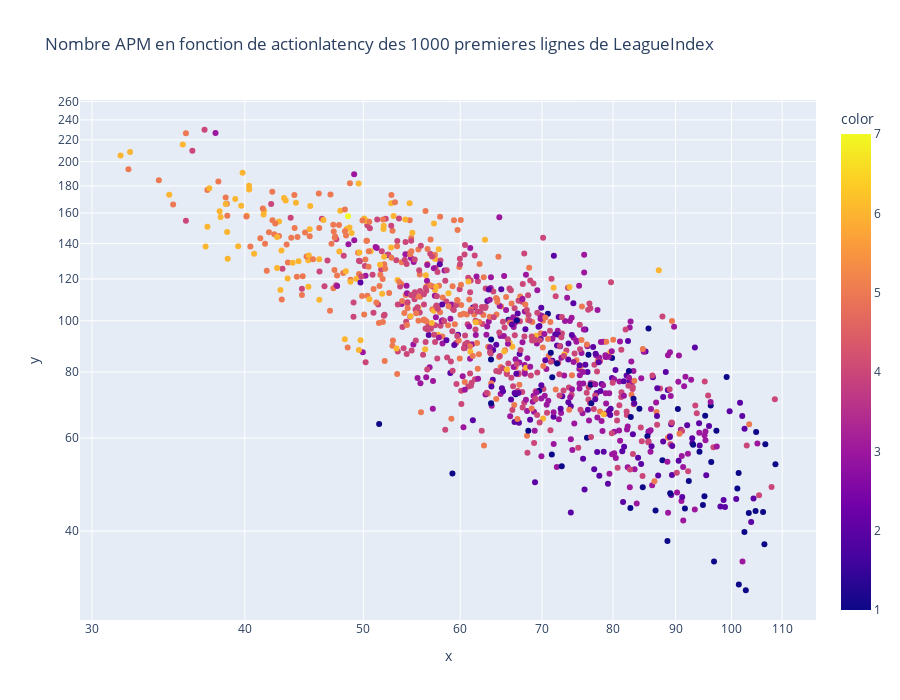

This figure's notebook cell:
### Markdown cell above
### On these plots, we have each variable according to the variable leagueIndex. We can note that the variable ActionLatency is close to a linear line.

### Code cell
temp = df.groupby(['ActionLatency','LeagueIndex']).mean()
fig = px.scatter(temp, x=df["ActionLatency"].head(1000), y=df["APM"].head(1000), color=df["LeagueIndex"].head(1000), 
                 height=700, hover_name= df["LeagueIndex"].head(1000), log_x=True, log_y=True, 
                 title='Nombre APM en fonction de actionlatency des 1000 premieres lignes de LeagueIndex',
                 color_discrete_sequence=px.colors.qualitative.Vivid)
fig.update_traces(textposition='top center')
fig.show()

### Figure 1 — Plotly figure (JSON) as saved in the notebook; plotly's stock layout.template omitted (floating-point values rounded to 4 significant figures; data arrays with more than 128 entries replaced by an {"elided": "..."} marker saying what was removed)
{"data": [{"hovertemplate": "<b>%{hovertext}</b><br><br>x=%{x}<br>y=%{y}<br>color=%{marker.color}<extra></extra>", "hovertext": {"elided": "1000 int values"}, "legendgroup": "", "marker": {"color": {"elided": "1000 int values"}, "coloraxis": "coloraxis", "symbol": "circle"}, "mode": "markers", "name": "", "orientation": "v", "showlegend": false, "textposition": "top center", "type": "scatter", "x": {"elided": "1000 float values"}, "xaxis": "x", "y": {"elided": "1000 float values"}, "yaxis": "y"}], "layout": {"coloraxis": {"colorbar": {"title": {"text": "color"}}, "colorscale": [[0, "#0d0887"], [0.1111, "#46039f"], [0.2222, "#7201a8"], [0.3333, "#9c179e"], [0.4444, "#bd3786"], [0.5556, "#d8576b"], [0.6667, "#ed7953"], [0.7778, "#fb9f3a"], [0.8889, "#fdca26"], [1, "#f0f921"]]}, "height": 700, "legend": {"tracegroupgap": 0}, "title": {"text": "Nombre APM en fonction de actionlatency des 1000 premieres lignes de LeagueIndex"}, "xaxis": {"anchor": "y", "domain": [0, 1], "title": {"text": "x"}, "type": "log"}, "yaxis": {"anchor": "x", "domain": [0, 1], "title": {"text": "y"}, "type": "log"}}}
